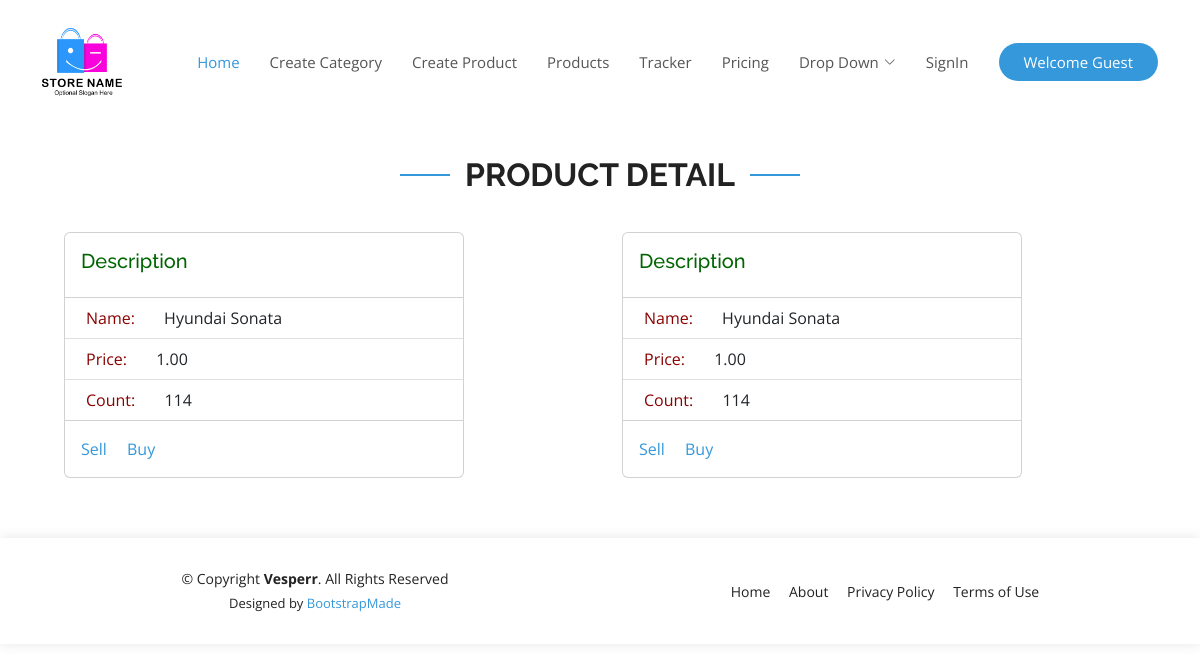
The page /products/detail/2/ on the database its author committed.
### store/models.py (models this page shows, shortened)
class Product(models.Model):
    name = models.CharField(max_length=255)
    category = models.ForeignKey(Category, on_delete=models.CASCADE, related_name='product')
    price = models.DecimalField(max_digits=20, decimal_places=2)
    count = models.IntegerField()
    description = models.TextField(blank=True, null=True)
    created = models.DateTimeField(auto_now_add=True)
    updated = models.DateTimeField(auto_now=True)
    class Meta:
        verbose_name = 'Product'
        verbose_name_plural = 'Products'

### store/views.py (the view)
# urls.py: path('products/detail/<int:pk>/', views.detail, name='detail'),
def detail(request, pk=None):
    if pk:
        qs = get_object_or_404(Product, id=pk)
        context = {'object': qs}
        return render(request, 'store/detail.html', context)
    return render(request, 'store/detail.html')

### store/templates/store/detail.html (shortened to what this page needs)
{% extends 'base.html' %}
{% block content %}
<section id="category" class="category">
    <div class="container">
        <div class="section-title" data-aos="fade-up">
            <h2>Product Detail</h2>
        </div>
        <div class="row content">
            <div style="margin-left: 10px" class="row">
                <div class="col-md-6">
                    <div class="card" style="width: 25rem;">
                        <div class="card-body">
                            <h5 class="card-title" style="color: darkgreen">Description</h5>
                        </div>
                        <ul class="list-group list-group-flush">
                            <li class="list-group-item">
                                <span style="padding: 5px; color: darkred">Name:</span>
                                <span style="padding: 20px">{{object.name}}</span>
                            </li>
                            <li class="list-group-item">
                                <span style="padding: 5px; color: darkred">Price:</span>
                                <span style="padding: 20px">{{object.price}}</span>
                            </li>
                            <li class="list-group-item">
                                <span style="padding: 5px; color: darkred">Count:</span>
                                <span style="padding: 20px">{{object.count}}</span>
                            </li>
                        </ul>
                        <div class="card-body">
                            <a href="#" class="card-link">Sell</a>
                            <a href="{% url 'store:product_add' pk=object.pk %}" class="card-link">Buy</a>
                        </div>
                    </div>
                </div>
                <div class="col-lg-6 pt-4 pt-lg-0" data-aos="fade-up" data-aos-delay="300">
                    <div class="card" style="width: 25rem;">
                        <div class="card-body">
                            <h5 class="card-title" style="color: darkgreen">Description</h5>
                        </div>
                        <ul class="list-group list-group-flush">
                            <li class="list-group-item">
                                <span style="padding: 5px; color: darkred">Name:</span>
                                <span style="padding: 20px">{{object.name}}</span>
                            </li>
                            <li class="list-group-item">
                                <span style="padding: 5px; color: darkred">Price:</span>
                                <span style="padding: 20px">{{object.price}}</span>
                            </li>
                            <li class="list-group-item">
                                <span style="padding: 5px; color: darkred">Count:</span>
                                <span style="padding: 20px">{{object.count}}</span>
                            </li>
                        </ul>
                        <div class="card-body">
                            <a href="#" class="card-link">Sell</a>
                            <a href="{% url 'store:product_add' pk=object.pk %}" class="card-link">Buy</a>
                        </div>
                    </div>
                </div>
            </div>
        </div>
    </div>
</section>
{% endblock %}

### static/assets/css/style.css (style rules this page uses)
body { font-family: "Open Sans", sans-serif; color: #444444; }
a { color: #3498db; text-decoration: none; }
h1, h2, h3, h4, h5, h6 { font-family: "Raleway", sans-serif; }
section { padding: 60px 0; overflow: hidden; }
.section-title { text-align: center; padding-bottom: 30px; }
.section-title h2 { font-size: 32px; font-weight: bold; text-transform: uppercase; position: relative; color: #222222; }
.section-title h2::before, .section-title h2::after { content: ""; width: 50px; height: 2px; background: #3498db; display: inline-block; }
.section-title h2::before { margin: 0 15px 10px 0; }
.section-title h2::after { margin: 0 0 10px 15px; }

### rows shown on the page
Product: name "Hyundai Sonata", price "1.00", count "114"
